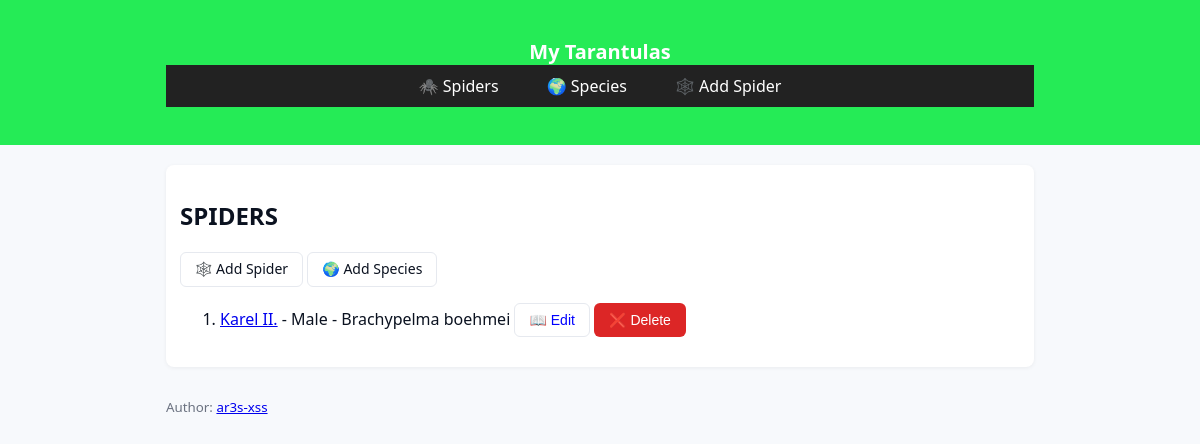
Page /home on the earlier database version.
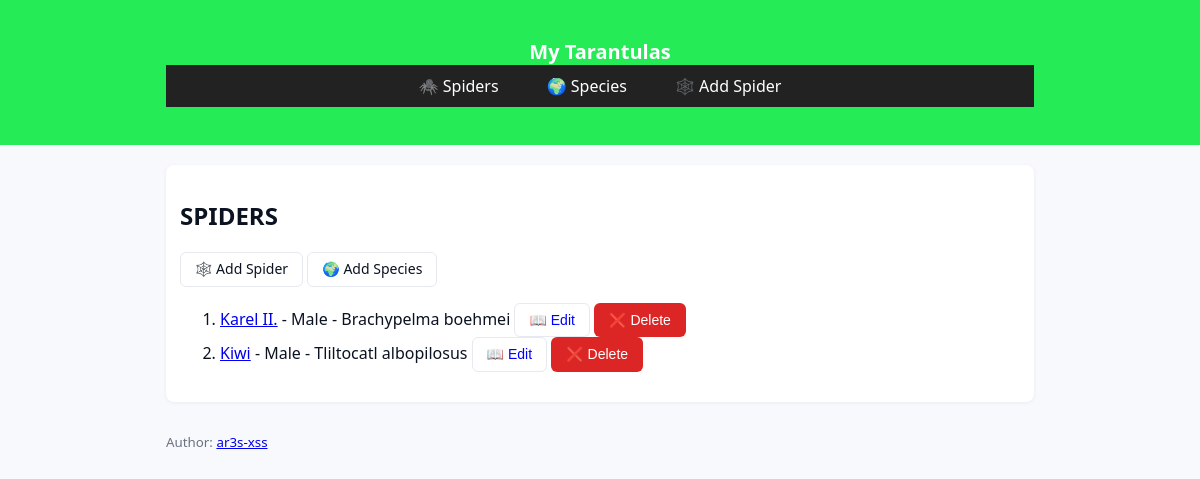
Same page on the later database version.
### tables this page shows
CREATE TABLE spiders (id INTEGER PRIMARY KEY AUTOINCREMENT, name TEXT, gender TEXT, species_id INTEGER, FOREIGN KEY(species_id) REFERENCES species(id) ON DELETE SET NULL);

CREATE TABLE species (id INTEGER PRIMARY KEY AUTOINCREMENT, science_name TEXT, common_name TEXT, world TEXT, world_type TEXT);

### app.py (the view)
@app.route('/')
@app.route('/home')
def index():
    con = con_db()
    cur = con.cursor()
    cur.execute("SELECT s.id, s.name, s.gender, sp.science_name FROM spiders s LEFT JOIN species sp ON s.species_id = sp.id")
    spiders = cur.fetchall()
    return render_template('index.html', spiders=spiders)

### app.py (called while the page is built)
def con_db():
    con = sqlite3.connect(DB_PATH)
    con.execute("PRAGMA foreign_keys = ON")
    con.row_factory = sqlite3.Row
    return con

### templates/index.html (shortened to what this page needs)
<!doctype html>
<html lang="en">
  <head>
    <link rel="stylesheet" href="{{ url_for('static', filename='style.css') }}">
  </head>
  <body>
    <header class="site-header">
      <div class="container">
        <h1>My Tarantulas</h1>
        <nav>
          <ul>
            <li><a href="{{ url_for('index') }}">🕷️ Spiders</a></li>
            <li><a href="{{ url_for('species') }}">🌍 Species</a></li>
            <li><a href="{{ url_for('add') }}">🕸️ Add Spider</a></li>
          </ul>
        </nav>
      </div>
    </header>
    <main class="container">
      <section class="panel">
        <h2>SPIDERS</h2>
        <a href="{{ url_for('add') }}" class="btn">🕸️ Add Spider</a>
        <a href="{{ url_for('species') }}" class="btn">🌍 Add Species</a>
        <ol>
          {% for spider in spiders %}
          <li ><a href="/spider/{{ spider[0] }}">{{ spider[1] }}</a> - {{ spider[2] }} - {{ spider[3] }}
            <form action="{{ url_for('edit', spider_id=spider[0]) }}" method="get" style="display:inline">
              <button type="submit" class="btn" style="color:blue">📖 Edit</button>
            </form>
            <form action="{{ url_for('delete_spider', spider_id=spider[0]) }}" method="post" style="display:inline">
              <button type="submit" class="btn danger" onclick="return confirm('Delete this molt record?');">❌ Delete</button>
            </form>
          </li>
          {% endfor %}
        </ol>
      </section>
    </main>
   <footer class="site-footer container">
  <small>
    Author:
    <a href="https://github.com/ar3s-xss"
       target="_blank"
       rel="noopener noreferrer">
       ar3s-xss
    </a>
  </small>
</footer>
  </body>
</html>

Differences in the rows shown:
added spiders: name "Kiwi", gender "Male", science_name "Tliltocatl albopilosus"
